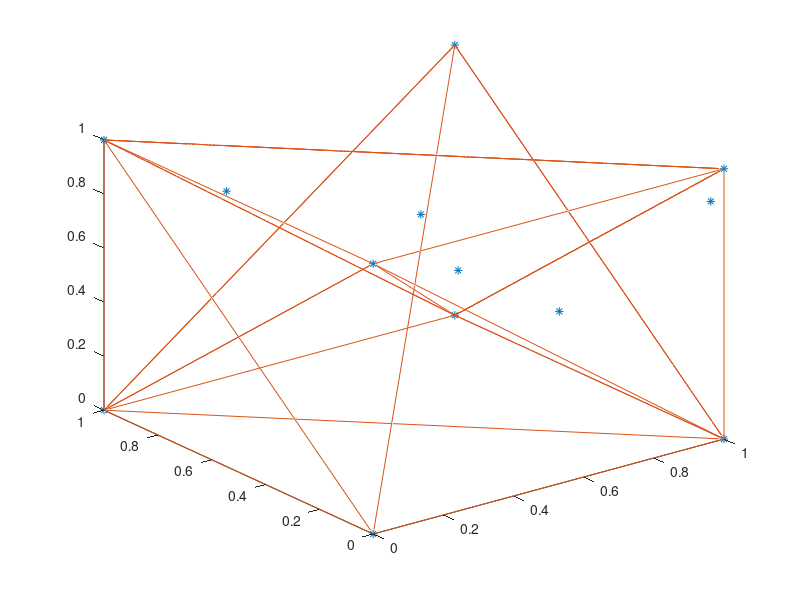

Write the MATLAB code that produced this figure.
points = [  0,  0,  0;
            1,  0,  0;
            0,  1,  0;
            1,  1,  0;
            1,  1,  1;
            0,  1,  1;
            1,  0,  1;
            0,  0,  1];
rng(10);
for i=1:5
    temp = rand(1,3);
    points = [points;temp];
end
[k,av] = convhull(points);
plot3(points(:,1),points(:,2),points(:,3),'*')
hold on
plot3(points(k,1),points(k,2),points(k,3))